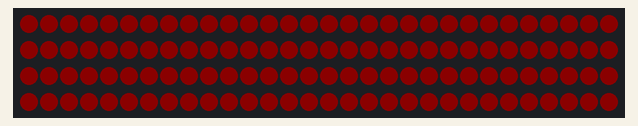
Simulated run of this sketch. Board: Arduino Uno, built with avr-gcc and run on an emulated ATmega328P. Parts: 120 RGB LEDs in strip order, left to right, continuing on the next row. Dim RGB values are drawn brighter than linear.

Above: at 3.23 s.
At 6.28 s:
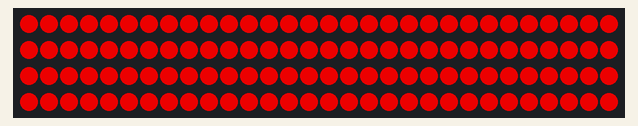
At 21.48 s:
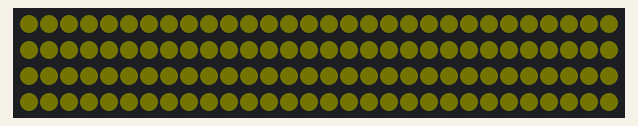
At 22.63 s:
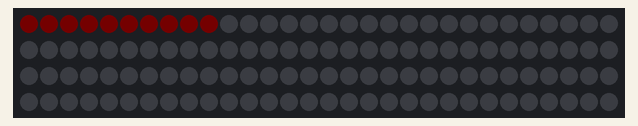
At 30.21 s:
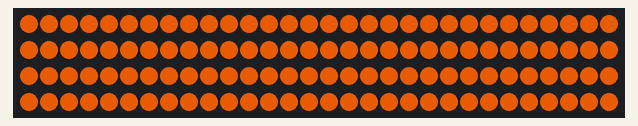
At 37.8 s:
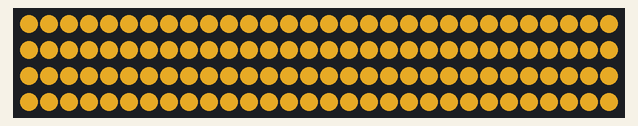

The sketch:

SunriseAlarm.ino
```cpp
#include "FastLED.h"
#include "Numbers.h"

// How many leds in your strip?
#define NUM_LEDS 120
#define LEDS_PER_ROW 10

// For led chips like Neopixels, which have a data line, ground, and power, you just
// need to define DATA_PIN.  For led chipsets that are SPI based (four wires - data, clock,
// ground, and power), like the LPD8806 define both DATA_PIN and CLOCK_PIN
#define DATA_PIN 6
#define CLOCK_PIN 13
#define LED_DELAY 13
#define BRIGHTNESS 255
#define HUE_ORANGE 32
#define HUE_YELLOW 43
#define SATURATION 168

#define CHAR_OFFSET 0

// Normalizing parameters to make each transition take the same amount of time. Use spreadsheet to determine these scaling factors
#define TRANSITION_OFF 1
#define TRANSITION_BRIGHTNESS 1
#define TRANSITION_HUE_ORANGE 7.94
#define TRANSITION_HUE_YELLOW 23.09
#define TRANSITION_SATURATN 2.92

// Global variables
uint8_t hue, saturatn, val;

// Define the array of leds
CRGB leds[NUM_LEDS];

// Function prototypes
void wipeByRow(const CRGB &color, uint8_t led_delay, bool omitLastRow=true);
//void drawPixelNum(uint8_t number[CHAR_HEIGHT][CHAR_WIDTH], const CRGB &color, bool offset = false);

void setup() {
	Serial.begin(115200);
	delay(1000); // 1 second delay for recovery
	FastLED.addLeds<WS2812B, DATA_PIN, GRB>(leds, NUM_LEDS).setCorrection(TypicalLEDStrip);
	FastLED.setBrightness(BRIGHTNESS);
}

void loop() {
	sunrise(1);

	//for (uint8_t i = 0; i <= 30; i++) {
	//	drawNum(i, CRGB::DarkCyan);
	//	delay(250);
	//}

}

// Function: Simulates sunrise colours by smoothly transitioning through black (off), red, orange, yellow.
// Params: Type 1 = Forward only, Type 2 = Forward and reverse
void sunrise(uint8_t type)
{
	/*static uint8_t hue, saturatn, val;*/
	static uint8_t state = 0;
	static int8_t direction;
	static float delay_scale_factor;

	switch(state) {
	default:	// turn off lamp
		FastLED.showColor(CRGB::Black);

		// Initialize / reset values
		val = 2;
		hue = 0;
		saturatn = 255;
		direction = 1;
		delay_scale_factor = 1;
		state++;

		delay(1000);

		break;

	case 1:		// slowly turn on from black to red (to make transition from off to bright less jarring)
		delay_scale_factor = TRANSITION_OFF;
		if (direction > 0)
			wipeByRow(CHSV(hue, saturatn, 1), LED_DELAY*delay_scale_factor);
		else
			wipeByRow(CRGB::Black, LED_DELAY*delay_scale_factor);

		state += direction;
		break;

	case 2:		// ramp up brightness
		delay_scale_factor = TRANSITION_BRIGHTNESS;
		FastLED.showColor(CHSV(hue, saturatn, val));
		val += direction;

		if(val >= BRIGHTNESS) {
			state += direction;
		}

		delay(LED_DELAY*delay_scale_factor);
		break;

   case 3:		// change between red and orange
		delay_scale_factor = TRANSITION_HUE_ORANGE;
		FastLED.showColor(CHSV(hue, saturatn, val));
		hue += direction;

		if(hue > HUE_ORANGE) {
			state += direction;
		}

		delay(LED_DELAY*delay_scale_factor);
		break;

   case 4:		// change between orange and yellow
	   delay_scale_factor = TRANSITION_HUE_YELLOW;
	   FastLED.showColor(CHSV(hue, saturatn, val));
	   hue += direction;

	   if (hue > HUE_YELLOW) {
		   state += direction;
	   }

	   delay(LED_DELAY*delay_scale_factor);
	   break;

    case 5:		// change between yellow and white
		delay_scale_factor = TRANSITION_SATURATN;
		FastLED.showColor(CHSV(hue, saturatn, val));
		saturatn -= direction;

		// forward direction
		if(direction > 0 && saturatn <= SATURATION) {
			switch (type) {
			case 1:		// type: forward only
				state += direction;
				break;
			case 2:		// type: forward and reverse
				direction = -1;
				delay(1000);
			}
		}
		// reverse direction
		else if (direction < 0 && saturatn >= 255) {
			state += direction;
		}

		delay(LED_DELAY*delay_scale_factor);
		break;

	case 6:
		delay(3000);
		turnOff();
		state = 0;
		break;
	}

	//if (state != 1)
		//delay(LED_DELAY*delay_scale_factor);
}

// Function: Turns on leds one row at a time
void wipeByRow(const CRGB &color, uint8_t led_delay, bool omitLastRow) {
	static bool firstpass = true;
	static uint8_t end;

	if (firstpass = true) {
		if (omitLastRow)
			end = NUM_LEDS - LEDS_PER_ROW;
		else
			end = NUM_LEDS;
		firstpass = false;
	}

	for (uint8_t i = 0; i < end; i++) {
		// turn on leds by row
		for (uint8_t j = 0; j < LEDS_PER_ROW; j++) {
			leds[i + j] = color;
		}
		FastLED.show();
		delay(led_delay);
		i += LEDS_PER_ROW;
	}
}

// Fade from current colour to black
void turnOff() {
	uint8_t off_delay = 2;
	uint8_t current_value = val;

	while (current_value >= 1) {
		FastLED.showColor(CHSV(hue, saturatn, current_value));
		current_value -= 1;
		//delay(off_delay);
	}
	wipeByRow(CRGB::Black, 0);
}

void drawNum(uint8_t num, const CRGB &color) {
	uint8_t original_num = num;
	bool doubleDigit = false;

	while (num > 0) {
		uint8_t digit = num % 10;

		switch (digit) {
		case 0:
			drawPixelNum(zero, color, doubleDigit);
			break;
		case 1:
			drawPixelNum(one, color, doubleDigit);
			break;
		case 2:
			drawPixelNum(two, color, doubleDigit);
			break;
		case 3:
			drawPixelNum(three, color, doubleDigit);
			break;
		case 4:
			drawPixelNum(four, color, doubleDigit);
			break;
		case 5:
			drawPixelNum(five, color, doubleDigit);
			break;
		case 6:
			drawPixelNum(six, color, doubleDigit);
			break;
		case 7:
			drawPixelNum(seven, color, doubleDigit);
			break;
		case 8:
			drawPixelNum(eight, color, doubleDigit);
			break;
		case 9:
			drawPixelNum(nine, color, doubleDigit);
			break;
		}
		doubleDigit = true;
		color = CRGB::Green;

		if (original_num < 10) {
			drawPixelNum(empty, color, doubleDigit);
		}
		num /= 10;
	}
}

void drawPixelNum(uint8_t number[CHAR_HEIGHT][CHAR_WIDTH], const CRGB &color, bool doubleDigit) {
	uint8_t height_offset = 2;
	uint8_t width_offset = 2;
	uint8_t m = CHAR_OFFSET;

	if (doubleDigit)
		m = CHAR_OFFSET + 1;
	else
		m = CHAR_OFFSET + CHAR_WIDTH;

	// loop through character matrix
	for (uint8_t i = 0; i < CHAR_HEIGHT; i++) {
		for (uint8_t j = 0; j < CHAR_WIDTH; j++) {
			//Serial.println(m);
			if (number[i][j] == 1) {
				leds[m] = color;
			}
			else {
				leds[m] = CRGB::Black;
			}
			m++;
		}
		m += LEDS_PER_ROW - CHAR_WIDTH;
	}
	FastLED.show();
}
```

Source omitted: Numbers.h (data table, 1440 bytes)
